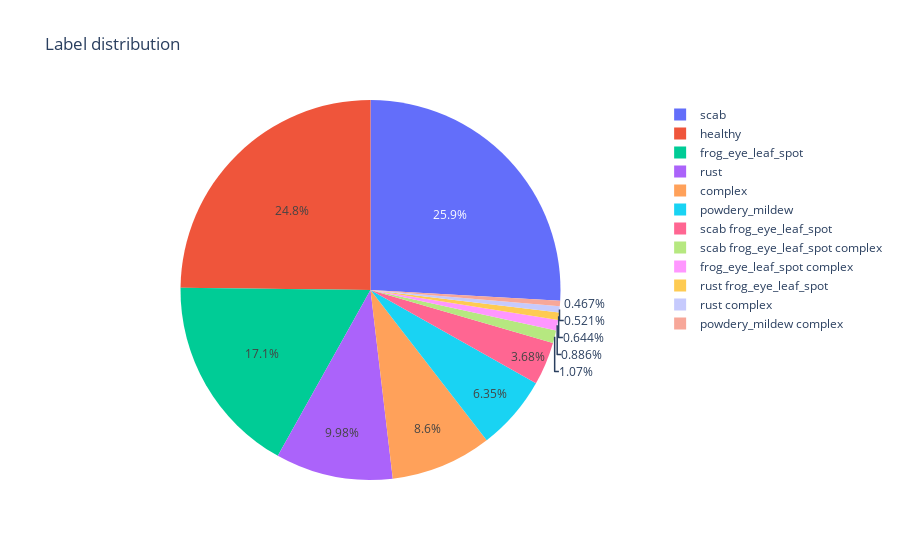

Notebook source saved alongside this figure:
### Code cell
fig = go.Figure(data=[go.Pie(labels=source.index,values=source.values)])
fig.update_layout(title='Label distribution')
fig.show()

### Figure 1 — Plotly figure (JSON) as saved in the notebook; plotly's stock layout.template omitted (floating-point values rounded to 4 significant figures)
{"data": [{"labels": ["scab", "healthy", "frog_eye_leaf_spot", "rust", "complex", "powdery_mildew", "scab frog_eye_leaf_spot", "scab frog_eye_leaf_spot complex", "frog_eye_leaf_spot complex", "rust frog_eye_leaf_spot", "rust complex", "powdery_mildew complex"], "values": [4826, 4624, 3181, 1860, 1602, 1184, 686, 200, 165, 120, 97, 87], "type": "pie"}], "layout": {"title": {"text": "Label distribution"}, "autosize": true}}
